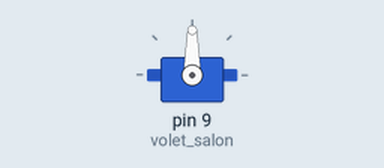
A sketch run on a simulated Arduino Uno, built with avr-gcc and run on an emulated ATmega328P. On the bench: servo.

Above: at 0.05 s.
At 7.45 s:
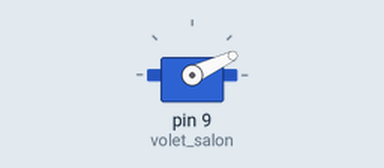
At 14.95 s:
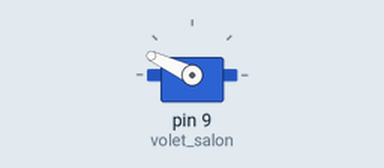
Timing chart, 0 to 19.5 s (numbered marks = the images above):
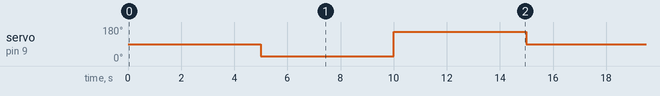

The sketch:

calibrage_servo.ino
```cpp
#include <Servo.h>

Servo volet_salon;

void setup() {
  // put your setup code here, to run once:`
  Serial.begin(115200);
  volet_salon.attach(9);
}

void loop() {
  // put your main code here, to run repeatedly:
 volet_salon.write(90);
 delay(5000);
 volet_salon.write(25);
 delay(5000);
  volet_salon.write(155);
 delay(5000);
}
```

Measured:
- by itself, servo on pin 9 (volet_salon): repeats every 15.0 s: 155° 5.0 s, 90° 5.0 s, 25° 5.0 s
